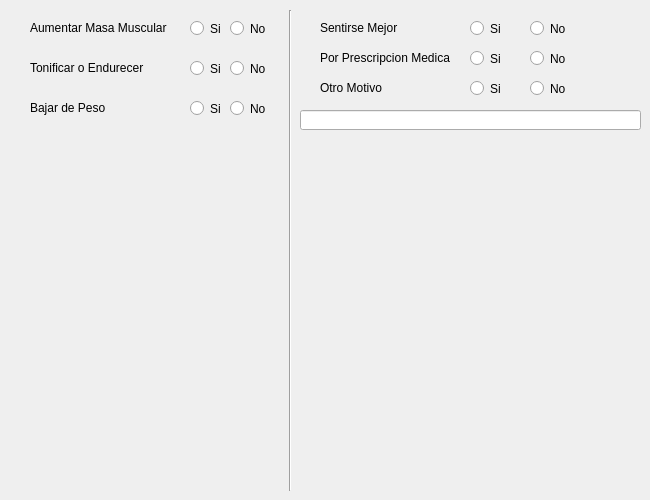
     <widget class="QWidget" name="tab_Objetivos_Generales">
      <attribute name="title">
       <string>Objetivos Generales</string>
      </attribute>
      <widget class="Line" name="line_8">
       <property name="geometry">
        <rect>
         <x>280</x>
         <y>10</y>
         <width>20</width>
         <height>481</height>
        </rect>
       </property>
       <property name="orientation">
        <enum>Qt::Vertical</enum>
       </property>
      </widget>
      <widget class="QRadioButton" name="radioButton_AumentaMasaMuscularSi">
       <property name="geometry">
        <rect>
         <x>190</x>
         <y>20</y>
         <width>82</width>
         <height>17</height>
        </rect>
       </property>
       <property name="text">
        <string>Si</string>
       </property>
       <property name="autoExclusive">
        <bool>false</bool>
       </property>
      </widget>
      <widget class="QRadioButton" name="radioButton_TonificarSi">
       <property name="geometry">
        <rect>
         <x>190</x>
         <y>60</y>
         <width>82</width>
         <height>17</height>
        </rect>
       </property>
       <property name="text">
        <string>Si</string>
       </property>
       <property name="autoExclusive">
        <bool>false</bool>
       </property>
      </widget>
      <widget class="QRadioButton" name="radioButton_BajarPesoSi">
       <property name="geometry">
        <rect>
         <x>190</x>
         <y>100</y>
         <width>82</width>
         <height>17</height>
        </rect>
       </property>
       <property name="text">
        <string>Si</string>
       </property>
       <property name="autoExclusive">
        <bool>false</bool>
       </property>
      </widget>
      <widget class="QRadioButton" name="radioButton_SentireseMejorSi">
       <property name="geometry">
        <rect>
         <x>470</x>
         <y>20</y>
         <width>82</width>
         <height>17</height>
        </rect>
       </property>
       <property name="text">
        <string>Si</string>
       </property>
       <property name="autoExclusive">
        <bool>false</bool>
       </property>
      </widget>
      <widget class="QRadioButton" name="radioButton_PrescripcionMedicaSi">
       <property name="geometry">
        <rect>
         <x>470</x>
         <y>50</y>
         <width>82</width>
         <height>17</height>
        </rect>
       </property>
       <property name="text">
        <string>Si</string>
       </property>
       <property name="autoExclusive">
        <bool>false</bool>
       </property>
      </widget>
      <widget class="QLineEdit" name="lineEdit_OtroMotivoCual">
       <property name="geometry">
        <rect>
         <x>300</x>
         <y>110</y>
         <width>341</width>
         <height>20</height>
        </rect>
       </property>
       <property name="maxLength">
        <number>500</number>
       </property>
      </widget>
      <widget class="QRadioButton" name="radioButton_OtroMotivoSi">
       <property name="geometry">
        <rect>
         <x>470</x>
         <y>80</y>
         <width>82</width>
         <height>17</height>
        </rect>
       </property>
       <property name="text">
        <string>Si</string>
       </property>
       <property name="autoExclusive">
        <bool>false</bool>
       </property>
      </widget>
      <widget class="QRadioButton" name="radioButton_AumentaMasaMuscularNo">
       <property name="geometry">
        <rect>
         <x>230</x>
         <y>20</y>
         <width>82</width>
         <height>17</height>
        </rect>
       </property>
       <property name="text">
        <string>No</string>
       </property>
       <property name="autoExclusive">
        <bool>false</bool>
       </property>
      </widget>
      <widget class="QRadioButton" name="radioButton_TonificarNo">
       <property name="geometry">
        <rect>
         <x>230</x>
         <y>60</y>
         <width>82</width>
         <height>17</height>
        </rect>
       </property>
       <property name="text">
        <string>No</string>
       </property>
       <property name="autoExclusive">
        <bool>false</bool>
       </property>
      </widget>
      <widget class="QRadioButton" name="radioButton_BajarPesoNo">
       <property name="geometry">
        <rect>
         <x>230</x>
         <y>100</y>
         <width>82</width>
         <height>17</height>
        </rect>
       </property>
       <property name="text">
        <string>No</string>
       </property>
       <property name="autoExclusive">
        <bool>false</bool>
       </property>
      </widget>
      <widget class="QRadioButton" name="radioButton_SentireseMejorNo">
       <property name="geometry">
        <rect>
         <x>530</x>
         <y>20</y>
         <width>82</width>
         <height>17</height>
        </rect>
       </property>
       <property name="text">
        <string>No</string>
       </property>
       <property name="autoExclusive">
        <bool>false</bool>
       </property>
      </widget>
      <widget class="QRadioButton" name="radioButton_PrescripcionMedicaNo">
       <property name="geometry">
        <rect>
         <x>530</x>
         <y>50</y>
         <width>82</width>
         <height>17</height>
        </rect>
       </property>
       <property name="text">
        <string>No</string>
       </property>
       <property name="autoExclusive">
        <bool>false</bool>
       </property>
      </widget>
      <widget class="QRadioButton" name="radioButton_OtroMotivoNo">
       <property name="geometry">
        <rect>
         <x>530</x>
         <y>80</y>
         <width>82</width>
         <height>17</height>
        </rect>
       </property>
       <property name="text">
        <string>No</string>
       </property>
       <property name="autoExclusive">
        <bool>false</bool>
       </property>
      </widget>
      <widget class="QLabel" name="label_AumentarMasaMuscular">
       <property name="geometry">
        <rect>
         <x>30</x>
         <y>20</y>
         <width>151</width>
         <height>16</height>
        </rect>
       </property>
       <property name="text">
        <string>Aumentar Masa Muscular</string>
       </property>
      </widget>
      <widget class="QLabel" name="label_Tonificar">
       <property name="geometry">
        <rect>
         <x>30</x>
         <y>60</y>
         <width>121</width>
         <height>16</height>
        </rect>
       </property>
       <property name="text">
        <string>Tonificar o Endurecer</string>
       </property>
      </widget>
      <widget class="QLabel" name="label_BajarPeso">
       <property name="geometry">
        <rect>
         <x>30</x>
         <y>100</y>
         <width>131</width>
         <height>16</height>
        </rect>
       </property>
       <property name="text">
        <string>Bajar de Peso</string>
       </property>
      </widget>
      <widget class="QLabel" name="label_SentirseMejor">
       <property name="geometry">
        <rect>
         <x>320</x>
         <y>20</y>
         <width>131</width>
         <height>16</height>
        </rect>
       </property>
       <property name="text">
        <string>Sentirse Mejor</string>
       </property>
      </widget>
      <widget class="QLabel" name="label_PrescripcionMedica">
       <property name="geometry">
        <rect>
         <x>320</x>
         <y>50</y>
         <width>131</width>
         <height>16</height>
        </rect>
       </property>
       <property name="text">
        <string>Por Prescripcion Medica</string>
       </property>
      </widget>
      <widget class="QLabel" name="label_OtroMotivo">
       <property name="geometry">
        <rect>
         <x>320</x>
         <y>80</y>
         <width>121</width>
         <height>16</height>
        </rect>
       </property>
       <property name="text">
        <string>Otro Motivo</string>
       </property>
      </widget>
     </widget>
